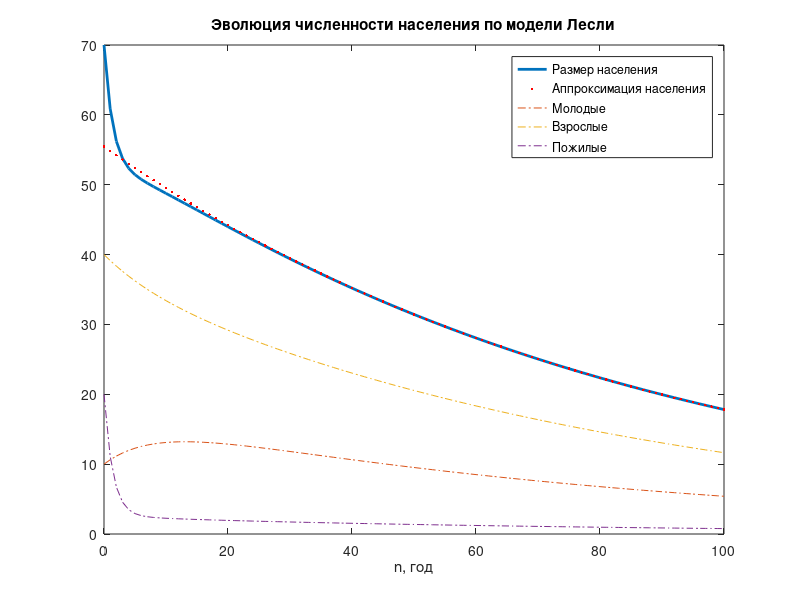

Reproduce this figure in MATLAB.
%% Собственные числа, вектора и модель Лесли - Лефковича

%% Собственные числа и вектора
% Определение: собственное число (λ) и собственный вектор (v) матрицы A удовлетворяют уравнению:
% A * v = λ * v
% Переносим все в левую часть:
% (A - λ * I) * v = 0
% Если матрица (A - λ * I) преобразует вектор в нулевой, то её определитель равен нулю:
% det(A - λ * I) = 0

% Зададим матрицу A
A = [1, -1, 0;
    0, 2, 0;
    0, 0, 3];

% Найдем собственные числа матрицы A с помощью функции eig
eig(A)

% Для нахождения собственных векторов и собственных чисел используем [V, D] = eig(A)
[V, D] = eig(A)

% Здесь V - матрица собственных векторов, D - диагональная матрица собственных чисел.

% Проверим свойства собственных векторов и чисел
v_2 = [-1;1;0];
A^4 * v_2

%% Модель Лесли: инициализация
% Рассмотрим модель Лесли для трех возрастных групп: "молодые", "взрослые" и "пожилые".
m = [20 30 40];

% Создадим матрицу Лесли L
L = diag((m-1)./m) + diag(1./m(1:end-1), -1);
alpha = .05;
beta = .5;
b = .04;

L(1, 2) = b;
L(1:2, 1) = L(1:2, 1) * (1 - alpha);
L(end, end) = L(end, end) * (1 - beta)

% Найдем собственные числа и вектора матрицы L
[V, D] = eig(L)

%% Модель Лесли: симуляция
% Зададим начальное распределение численности населения
p_0 = [10; 40; 20];

% Симулируем эволюцию населения на протяжении 100 лет
N = 100;
p = zeros(3, N + 1);
p(:, 1) = p_0;

for k = 1 : N
    p(:, k+1) = L * p(:, k);
end

%% Модель Лесли: анализ
% Разложим начальное условие по собственным векторам матрицы L
abc = V \ p_0;

% Анализируем влияние собственных чисел на долгосрочное поведение системы
disp(diag(D).^N)

% Аппроксимируем распределение численности населения собственным вектором, соответствующим наибольшему собственному числу
[lam_max, max_ind] = max(diag(D));
p_N_approx = abc(max_ind) * lam_max.^(0:N) .* V(:, max_ind);

% Сравним аппроксимацию с точным значением
disp(p_N_approx(:, end) - p(:, end));

% Построим график эволюции численности населения
figure(9);
plot(0:N, sum(p), '-', 'LineWidth', 2); % Общее количество населения
hold on;
plot(0:N, sum(p_N_approx), '.r', 'MarkerSize', 6); % Аппроксимация общего количества населения
plot(0:N, p, '-.');  % Количество "молодых", "взрослых" и "пожилых"
hold off;

xlabel('n, год');
legend('Размер населения', 'Аппроксимация населения', 'Молодые', 'Взрослые', 'Пожилые');
title('Эволюция численности населения по модели Лесли');
